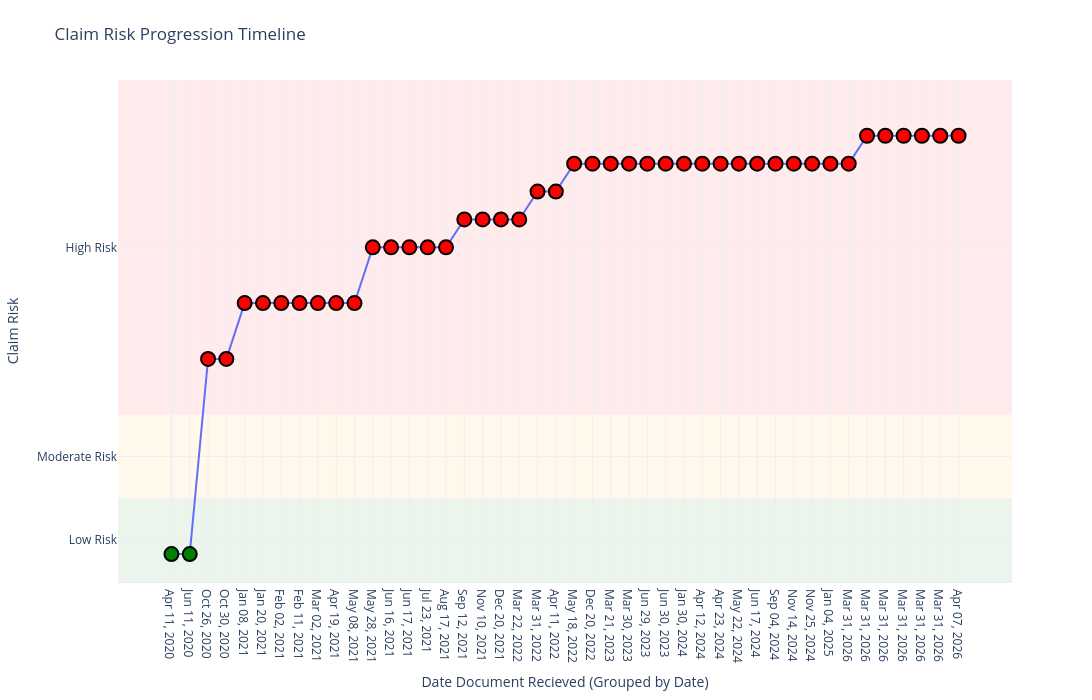

Here is the notebook cell this chart was saved with:
### Code cell
get_plot(final_results_2)

### Figure 1 — Plotly figure (JSON) as saved in the notebook; plotly's stock layout.template omitted (floating-point values rounded to 4 significant figures)
{"data": [{"customdata": [[[1086], [1088], [1161, 1165, 1101, 1112, 1100], [1082], [1080], [1122], [1084], [1079], [1103], [1105, 1099, 1129, 1098, 1108, 1097], [1211], [1223, 1126, 1220, 1229, 1237, 1113], [1095], [1125], [1232, 1123], [1081, 1134], [1150, 1096, 1157], [1121], [1087], [1118], [1109, 1092], [1091], [1114], [1111], [1117], [1127], [1078], [1083], [1124, 1238, 1130], [1119], [1115], [1145, 1147, 1089], [1178, 1167, 1093], [1110], [1106], [1168, 1090, 1163, 1159], [1166, 1170, 1172, 1175, 1180, 1085], [1102], [1107], [1116], [1120], [1128], [1131], [5997]]], "hovertemplate": "%{text}<extra></extra>", "line": {"width": 2}, "marker": {"color": ["green", "green", "red", "red", "red", "red", "red", "red", "red", "red", "red", "red", "red", "red", "red", "red", "red", "red", "red", "red", "red", "red", "red", "red", "red", "red", "red", "red", "red", "red", "red", "red", "red", "red", "red", "red", "red", "red", "red", "red", "red", "red", "red", "red"], "line": {"color": "black", "width": 2}, "size": 14}, "mode": "markers+lines", "text": ["<b>Date: 2020-04-11</b><br><br><a href='https://claimlens.empro.doclens.ai/claim-file/15/?dep=3&folder=5&defaultDoc=1086' target='_blank' style='text-decoration:underline;'><b>Document 1086</b></a><br>Claim Risk: <span style='color:green'><b>Low</b></span><br><b>No new Low signals</b><br><br>", "<b>Date: 2020-06-11</b><br><br><a href='https://claimlens.empro.doclens.ai/claim-file/15/?dep=3&folder=5&defaultDoc=1088' target='_blank' style='text-decoration:underline;'><b>Document 1088</b></a><br>Claim Risk: <span style='color:green'><b>Low</b></span><br><b>No new Low signals</b><br><br>", "<b>Date: 2020-10-26</b><br><br><b>Cumulative High Signals So Far: (1)</b><br><b>Damage</b>: <span style='color:red'>Brain Injury</span><br><br><a href='https://claimlens.empro.doclens.ai/claim-file/15/?dep=3&folder=5&defaultDoc=1161' target='_blank' style='text-decoration:underline;'><b>Document 1161</b></a><br>Claim Risk: <span style='color:red'><b>High</b></span><br><b>New High Risk Signals: (1)</b><br><b>Damage</b>: <span style='color:red'>Brain Injury</span><br><br><a href='https://claimlens.empro.doclens.ai/claim-file/15/?dep=3&folder=5&defaultDoc=1165' target='_blank' style='text-decoration:underline;'><b>Document 1165</b></a><br>Claim Risk: <span style='color:red'><b>High</b></span><br><b>No new High signals</b><br><br><a href='https://claimlens.empro.doclens.ai/claim-file/15/?dep=3&folder=5&defaultDoc=1101' target='_blank' style='text-decoration:underline;'><b>Document 1101</b></a><br>Claim Risk: <span style='color:red'><b>High</b></span><br><b>No new High signals</b><br><br><a href='https://claimlens.empro.doclens.ai/claim-file/15/?dep=3&folder=5&defaultDoc=1112' target='_blank' style='text-decoration:underline;'><b>Document 1112</b></a><br>Claim Risk: <span style='color:red'><b>High</b></span><br><b>No new High signals</b><br><br><a href='https://claimlens.empro.doclens.ai/claim-file/15/?dep=3&folder=5&defaultDoc=1100' target='_blank' style='text-decoration:underline;'><b>Document 1100</b></a><br>Claim Risk: <span style='color:red'><b>High</b></span><br><b>No new High signals</b><br><br>", "<b>Date: 2020-10-30</b><br><br><b>Cumulative High Signals So Far: (1)</b><br><b>Damage</b>: <span style='color:red'>Brain Injury</span><br><br><a href='https://claimlens.empro.doclens.ai/claim-file/15/?dep=3&folder=5&defaultDoc=1082' target='_blank' style='text-decoration:underline;'><b>Document 1082</b></a><br>Claim Risk: <span style='color:red'><b>High</b></span><br><b>No new High signals</b><br><br>", "<b>Date: 2021-01-08</b><br><br><b>Cumulative High Signals So Far: (1)</b><br><b>Damage</b>: <span style='color:red'>Brain Injury</span><br><br><a href='https://claimlens.empro.doclens.ai/claim-file/15/?dep=3&folder=5&defaultDoc=1080' target='_blank' style='text-decoration:underline;'><b>Document 1080</b></a><br>Claim Risk: <span style='color:red'><b>High</b></span><br><b>New High Risk Signals: (2)</b><br><b>Damage</b>: <span style='color:red'>Seizure, Ischemia</span><br><br>", "<b>Date: 2021-01-20</b><br><br><b>Cumulative High Signals So Far: (3)</b><br><b>Damage</b>: <span style='color:red'>Brain Injury, Seizure, Ischemia</span><br><br><a href='https://claimlens.empro.doclens.ai/claim-file/15/?dep=3&folder=5&defaultDoc=1122' target='_blank' style='text-decoration:underline;'><b>Document 1122</b></a><br>Claim Risk: <span style='color:red'><b>High</b></span><br><b>No new High signals</b><br><br>", "<b>Date: 2021-02-02</b><br><br><b>Cumulative High Signals So Far: (3)</b><br><b>Damage</b>: <span style='color:red'>Brain Injury, Seizure, Ischemia</span><br><br><a href='https://claimlens.empro.doclens.ai/claim-file/15/?dep=3&folder=5&defaultDoc=1084' target='_blank' style='text-decoration:underline;'><b>Document 1084</b></a><br>Claim Risk: <span style='color:red'><b>High</b></span><br><b>No new High signals</b><br><br>", "<b>Date: 2021-02-11</b><br><br><b>Cumulative High Signals So Far: (3)</b><br><b>Damage</b>: <span style='color:red'>Brain Injury, Seizure, Ischemia</span><br><br><a href='https://claimlens.empro.doclens.ai/claim-file/15/?dep=3&folder=5&defaultDoc=1079' target='_blank' style='text-decoration:underline;'><b>Document 1079</b></a><br>Claim Risk: <span style='color:red'><b>High</b></span><br><b>No new High signals</b><br><br>", "<b>Date: 2021-03-02</b><br><br><b>Cumulative High Signals So Far: (3)</b><br><b>Damage</b>: <span style='color:red'>Brain Injury, Seizure, Ischemia</span><br><br><a href='https://claimlens.empro.doclens.ai/claim-file/15/?dep=3&folder=5&defaultDoc=1103' target='_blank' style='text-decoration:underline;'><b>Document 1103</b></a><br>Claim Risk: <span style='color:red'><b>High</b></span><br><b>No new High signals</b><br><br>", "<b>Date: 2021-04-19</b><br><br><b>Cumulative High Signals So Far: (3)</b><br><b>Damage</b>: <span style='color:red'>Brain Injury, Seizure, Ischemia</span><br><br><a href='https://claimlens.empro.doclens.ai/claim-file/15/?dep=3&folder=5&defaultDoc=1105' target='_blank' style='text-decoration:underline;'><b>Document 1105</b></a><br>Claim Risk: <span style='color:red'><b>High</b></span><br><b>No new High signals</b><br><br><a href='https://claimlens.empro.doclens.ai/claim-file/15/?dep=3&folder=5&defaultDoc=1099' target='_blank' style='text-decoration:underline;'><b>Document 1099</b></a><br>Claim Risk: <span style='color:red'><b>High</b></span><br><b>No new High signals</b><br><br><a href='https://claimlens.empro.doclens.ai/claim-file/15/?dep=3&folder=5&defaultDoc=1129' target='_blank' style='text-decoration:underline;'><b>Document 1129</b></a><br>Claim Risk: <span style='color:red'><b>High</b></span><br><b>No new High signals</b><br><br><a href='https://claimlens.empro.doclens.ai/claim-file/15/?dep=3&folder=5&defaultDoc=1098' target='_blank' style='text-decoration:underline;'><b>Document 1098</b></a><br>Claim Risk: <span style='color:red'><b>High</b></span><br><b>No new High signals</b><br><br><a href='https://claimlens.empro.doclens.ai/claim-file/15/?dep=3&folder=5&defaultDoc=1108' target='_blank' style='text-decoration:underline;'><b>Document 1108</b></a><br>Claim Risk: <span style='color:red'><b>High</b></span><br><b>No new High signals</b><br><br><a href='https://claimlens.empro.doclens.ai/claim-file/15/?dep=3&folder=5&defaultDoc=1097' target='_blank' style='text-decoration:underline;'><b>Document 1097</b></a><br>Claim Risk: <span style='color:red'><b>High</b></span><br><b>No new High signals</b><br><br>", "<b>Date: 2021-05-08</b><br><br><b>Cumulative High Signals So Far: (3)</b><br><b>Damage</b>: <span style='color:red'>Brain Injury, Seizure, Ischemia</span><br><br><a href='https://claimlens.empro.doclens.ai/claim-file/15/?dep=3&folder=5&defaultDoc=1211' target='_blank' style='text-decoration:underline;'><b>Document 1211</b></a><br>Claim Risk: <span style='color:red'><b>High</b></span><br><b>No new High signals</b><br><br>", "<b>Date: 2021-05-28</b><br><br><b>Cumulative High Signals So Far: (5)</b><br><b>Damage</b>: <span style='color:red'>Ischemia, Impaired, Brain Injury, Brain Damage, Seizure</span><br><br><a href='https://claimlens.empro.doclens.ai/claim-file/15/?dep=3&folder=5&defaultDoc=1223' target='_blank' style='text-decoration:underline;'><b>Document 1223</b></a><br>Claim Risk: <span style='color:red'><b>High</b></span><br><b>New High Risk Signals: (2)</b><br><b>Damage</b>: <span style='color:red'>Impaired, Brain Damage</span><br><br><a href='https://claimlens.empro.doclens.ai/claim-file/15/?dep=3&folder=5&defaultDoc=1126' target='_blank' style='text-decoration:underline;'><b>Document 1126</b></a><br>Claim Risk: <span style='color:red'><b>High</b></span><br><b>No new High signals</b><br><br><a href='https://claimlens.empro.doclens.ai/claim-file/15/?dep=3&folder=5&defaultDoc=1220' target='_blank' style='text-decoration:underline;'><b>Document 1220</b></a><br>Claim Risk: <span style='color:red'><b>High</b></span><br><b>No new High signals</b><br><br><a href='https://claimlens.empro.doclens.ai/claim-file/15/?dep=3&folder=5&defaultDoc=1229' target='_blank' style='text-decoration:underline;'><b>Document 1229</b></a><br>Claim Risk: <span style='color:red'><b>High</b></span><br><b>No new High signals</b><br><br><a href='https://claimlens.empro.doclens.ai/claim-file/15/?dep=3&folder=5&defaultDoc=1237' target='_blank' style='text-decoration:underline;'><b>Document 1237</b></a><br>Claim Risk: <span style='color:red'><b>High</b></span><br><b>No new High signals</b><br><br><a href='https://claimlens.empro.doclens.ai/claim-file/15/?dep=3&folder=5&defaultDoc=1113' target='_blank' style='text-decoration:underline;'><b>Document 1113</b></a><br>Claim Risk: <span style='color:red'><b>High</b></span><br><b>No new High signals</b><br><br>", "<b>Date: 2021-06-16</b><br><br><b>Cumulative High Signals So Far: (5)</b><br><b>Damage</b>: <span style='color:red'>Ischemia, Impaired, Brain Injury, Brain Damage, Seizure</span><br><br><a href='https://claimlens.empro.doclens.ai/claim-file/15/?dep=3&folder=5&defaultDoc=1095' target='_blank' style='text-decoration:underline;'><b>Document 1095</b></a><br>Claim Risk: <span style='color:red'><b>High</b></span><br><b>No new High signals</b><br><br>", "<b>Date: 2021-06-17</b><br><br><b>Cumulative High Signals So Far: (5)</b><br><b>Damage</b>: <span style='color:red'>Ischemia, Impaired, Brain Injury, Brain Damage, Seizure</span><br><br><a href='https://claimlens.empro.doclens.ai/claim-file/15/?dep=3&folder=5&defaultDoc=1125' target='_blank' style='text-decoration:underline;'><b>Document 1125</b></a><br>Claim Risk: <span style='color:red'><b>High</b></span><br><b>No new High signals</b><br><br>", "<b>Date: 2021-07-23</b><br><br><b>Cumulative High Signals So Far: (5)</b><br><b>Damage</b>: <span style='color:red'>Ischemia, Impaired, Brain Injury, Brain Damage, Seizure</span><br><br><a href='https://claimlens.empro.doclens.ai/claim-file/15/?dep=3&folder=5&defaultDoc=1232' target='_blank' style='text-decoration:underline;'><b>Document 1232</b></a><br>Claim Risk: <span style='color:red'><b>High</b></span><br><b>No new High signals</b><br><br><a href='https://claimlens.empro.doclens.ai/claim-file/15/?dep=3&folder=5&defaultDoc=1123' target='_blank' style='text-decoration:underline;'><b>Document 1123</b></a><br>Claim Risk: <span style='color:red'><b>High</b></span><br><b>No new High signals</b><br><br>", "<b>Date: 2021-08-17</b><br><br><b>Cumulative High Signals So Far: (5)</b><br><b>Damage</b>: <span style='color:red'>Ischemia, Impaired, Brain Injury, Brain Damage, Seizure</span><br><br><a href='https://claimlens.empro.doclens.ai/claim-file/15/?dep=3&folder=5&defaultDoc=1081' target='_blank' style='text-decoration:underline;'><b>Document 1081</b></a><br>Claim Risk: <span style='color:red'><b>High</b></span><br><b>No new High signals</b><br><br><a href='https://claimlens.empro.doclens.ai/claim-file/15/?dep=3&folder=5&defaultDoc=1134' target='_blank' style='text-decoration:underline;'><b>Document 1134</b></a><br>Claim Risk: <span style='color:red'><b>High</b></span><br><b>No new High signals</b><br><br>", "<b>Date: 2021-09-12</b><br><br><b>Cumulative High Signals So Far: (6)</b><br><b>Other</b>: <span style='color:red'>Affidavit</span><br><b>Damage</b>: <span style='color:red'>Ischemia, Impaired, Brain Injury, Brain Damage, Seizure</span><br><br><a href='https://claimlens.empro.doclens.ai/claim-file/15/?dep=3&folder=5&defaultDoc=1150' target='_blank' style='text-decoration:underline;'><b>Document 1150</b></a><br>Claim Risk: <span style='color:red'><b>High</b></span><br><b>New High Risk Signals: (1)</b><br><b>Other</b>: <span style='color:red'>Affidavit</span><br><br><a href='https://claimlens.empro.doclens.ai/claim-file/15/?dep=3&folder=5&defaultDoc=1096' target='_blank' style='text-decoration:underline;'><b>Document 1096</b></a><br>Claim Risk: <span style='color:red'><b>High</b></span><br><b>No new High signals</b><br><br><a href='https://claimlens.empro.doclens.ai/claim-file/15/?dep=3&folder=5&defaultDoc=1157' target='_blank' style='text-decoration:underline;'><b>Document 1157</b></a><br>Claim Risk: <span style='color:red'><b>High</b></span><br><b>No new High signals</b><br><br>", "<b>Date: 2021-11-10</b><br><br><b>Cumulative High Signals So Far: (6)</b><br><b>Other</b>: <span style='color:red'>Affidavit</span><br><b>Damage</b>: <span style='color:red'>Ischemia, Impaired, Brain Injury, Brain Damage, Seizure</span><br><br><a href='https://claimlens.empro.doclens.ai/claim-file/15/?dep=3&folder=5&defaultDoc=1121' target='_blank' style='text-decoration:underline;'><b>Document 1121</b></a><br>Claim Risk: <span style='color:red'><b>High</b></span><br><b>No new High signals</b><br><br>", "<b>Date: 2021-12-20</b><br><br><b>Cumulative High Signals So Far: (6)</b><br><b>Other</b>: <span style='color:red'>Affidavit</span><br><b>Damage</b>: <span style='color:red'>Ischemia, Impaired, Brain Injury, Brain Damage, Seizure</span><br><br><a href='https://claimlens.empro.doclens.ai/claim-file/15/?dep=3&folder=5&defaultDoc=1087' target='_blank' style='text-decoration:underline;'><b>Document 1087</b></a><br>Claim Risk: <span style='color:red'><b>High</b></span><br><b>No new High signals</b><br><br>", "<b>Date: 2022-03-22</b><br><br><b>Cumulative High Signals So Far: (6)</b><br><b>Other</b>: <span style='color:red'>Affidavit</span><br><b>Damage</b>: <span style='color:red'>Ischemia, Impaired, Brain Injury, Brain Damage, Seizure</span><br><br><a href='https://claimlens.empro.doclens.ai/claim-file/15/?dep=3&folder=5&defaultDoc=1118' target='_blank' style='text-decoration:underline;'><b>Document 1118</b></a><br>Claim Risk: <span style='color:red'><b>High</b></span><br><b>No new High signals</b><br><br>", "<b>Date: 2022-03-31</b><br><br><b>Cumulative High Signals So Far: (6)</b><br><b>Other</b>: <span style='color:red'>Affidavit</span><br><b>Damage</b>: <span style='color:red'>Ischemia, Impaired, Brain Injury, Brain Damage, Seizure</span><br><br><a href='https://claimlens.empro.doclens.ai/claim-file/15/?dep=3&folder=5&defaultDoc=1109' target='_blank' style='text-decoration:underline;'><b>Document 1109</b></a><br>Claim Risk: <span style='color:red'><b>High</b></span><br><b>No new High signals</b><br><br><a href='https://claimlens.empro.doclens.ai/claim-file/15/?dep=3&folder=5&defaultDoc=1092' target='_blank' style='text-decoration:underline;'><b>Document 1092</b></a><br>Claim Risk: <span style='color:red'><b>High</b></span><br><b>New High Risk Signals: (1)</b><br><b>Damage</b>: <span style='color:red'>Hemiparesis</span><br><br>", "<b>Date: 2022-04-11</b><br><br><b>Cumulative High Signals So Far: (7)</b><br><b>Other</b>: <span style='color:red'>Affidavit</span><br><b>Damage</b>: <span style='color:red'>Ischemia, Impaired, Brain Injury, Brain Damage, Hemiparesis, Seizure</span><br><br><a href='https://claimlens.empro.doclens.ai/claim-file/15/?dep=3&folder=5&defaultDoc=1091' target='_blank' style='text-decoration:underline;'><b>Document 1091</b></a><br>Claim Risk: <span style='color:red'><b>High</b></span><br><b>No new High signals</b><br><br>", "<b>Date: 2022-05-18</b><br><br><b>Cumulative High Signals So Far: (7)</b><br><b>Other</b>: <span style='color:red'>Affidavit</span><br><b>Damage</b>: <span style='color:red'>Ischemia, Impaired, Brain Injury, Brain Damage, Hemiparesis, Seizure</span><br><br><a href='https://claimlens.empro.doclens.ai/claim-file/15/?dep=3&folder=5&defaultDoc=1114' target='_blank' style='text-decoration:underline;'><b>Document 1114</b></a><br>Claim Risk: <span style='color:red'><b>High</b></span><br><b>New High Risk Signals: (1)</b><br><b>Damage</b>: <span style='color:red'>Sepsis</span><br><br>", "<b>Date: 2022-12-20</b><br><br><b>Cumulative High Signals So Far: (8)</b><br><b>Other</b>: <span style='color:red'>Affidavit</span><br><b>Damage</b>: <span style='color:red'>Ischemia, Impaired, Sepsis, Brain Injury, Brain Damage, Hemiparesis, Seizure</span><br><br><a href='https://claimlens.empro.doclens.ai/claim-file/15/?dep=3&folder=5&defaultDoc=1111' target='_blank' style='text-decoration:underline;'><b>Document 1111</b></a><br>Claim Risk: <span style='color:red'><b>High</b></span><br><b>No new High signals</b><br><br>", "<b>Date: 2023-03-21</b><br><br><b>Cumulative High Signals So Far: (8)</b><br><b>Other</b>: <span style='color:red'>Affidavit</span><br><b>Damage</b>: <span style='color:red'>Ischemia, Impaired, Sepsis, Brain Injury, Brain Damage, Hemiparesis, Seizure</span><br><br><a href='https://claimlens.empro.doclens.ai/claim-file/15/?dep=3&folder=5&defaultDoc=1117' target='_blank' style='text-decoration:underline;'><b>Document 1117</b></a><br>Claim Risk: <span style='color:red'><b>High</b></span><br><b>No new High signals</b><br><br>", "<b>Date: 2023-03-30</b><br><br><b>Cumulative High Signals So Far: (8)</b><br><b>Other</b>: <span style='color:red'>Affidavit</span><br><b>Damage</b>: <span style='color:red'>Ischemia, Impaired, Sepsis, Brain Injury, Brain Damage, Hemiparesis, Seizure</span><br><br><a href='https://claimlens.empro.doclens.ai/claim-file/15/?dep=3&folder=5&defaultDoc=1127' target='_blank' style='text-decoration:underline;'><b>Document 1127</b></a><br>Claim Risk: <span style='color:red'><b>High</b></span><br><b>No new High signals</b><br><br>", "<b>Date: 2023-06-29</b><br><br><b>Cumulative High Signals So Far: (8)</b><br><b>Other</b>: <span style='color:red'>Affidavit</span><br><b>Damage</b>: <span style='color:red'>Ischemia, Impaired, Sepsis, Brain Injury, Brain Damage, Hemiparesis, Seizure</span><br><br><a href='https://claimlens.empro.doclens.ai/claim-file/15/?dep=3&folder=5&defaultDoc=1078' target='_blank' style='text-decoration:underline;'><b>Document 1078</b></a><br>Claim Risk: <span style='color:red'><b>High</b></span><br><b>No new High signals</b><br><br>", "<b>Date: 2023-06-30</b><br><br><b>Cumulative High Signals So Far: (8)</b><br><b>Other</b>: <span style='color:red'>Affidavit</span><br><b>Damage</b>: <span style='color:red'>Ischemia, Impaired, Sepsis, Brain Injury, Brain Damage, Hemiparesis, Seizure</span><br><br><a href='https://claimlens.empro.doclens.ai/claim-file/15/?dep=3&folder=5&defaultDoc=1083' target='_blank' style='text-decoration:underline;'><b>Document 1083</b></a><br>Claim Risk: <span style='color:red'><b>High</b></span><br><b>No new High signals</b><br><br>", "<b>Date: 2024-01-30</b><br><br><b>Cumulative High Signals So Far: (8)</b><br><b>Other</b>: <span style='color:red'>Affidavit</span><br><b>Damage</b>: <span style='color:red'>Ischemia, Impaired, Sepsis, Brain Injury, Brain Damage, Hemiparesis, Seizure</span><br><br><a href='https://claimlens.empro.doclens.ai/claim-file/15/?dep=3&folder=5&defaultDoc=1124' target='_blank' style='text-decoration:underline;'><b>Document 1124</b></a><br>Claim Risk: <span style='color:red'><b>High</b></span><br><b>No new High signals</b><br><br><a href='https://claimlens.empro.doclens.ai/claim-file/15/?dep=3&folder=5&defaultDoc=1238' target='_blank' style='text-decoration:underline;'><b>Document 1238</b></a><br>Claim Risk: <span style='color:red'><b>High</b></span><br><b>No new High signals</b><br><br><a href='https://claimlens.empro.doclens.ai/claim-file/15/?dep=3&folder=5&defaultDoc=1130' target='_blank' style='text-decoration:underline;'><b>Document 1130</b></a><br>Claim Risk: <span style='color:red'><b>High</b></span><br><b>No new High signals</b><br><br>", "<b>Date: 2024-04-12</b><br><br><b>Cumulative High Signals So Far: (8)</b><br><b>Other</b>: <span style='color:red'>Affidavit</span><br><b>Damage</b>: <span style='color:red'>Ischemia, Impaired, Sepsis, Brain Injury, Brain Damage, Hemiparesis, Seizure</span><br><br><a href='https://claimlens.empro.doclens.ai/claim-file/15/?dep=3&folder=5&defaultDoc=1119' target='_blank' style='text-decoration:underline;'><b>Document 1119</b></a><br>Claim Risk: <span style='color:red'><b>High</b></span><br><b>No new High signals</b><br><br>", "<b>Date: 2024-04-23</b><br><br><b>Cumulative High Signals So Far: (8)</b><br><b>Other</b>: <span style='color:red'>Affidavit</span><br><b>Damage</b>: <span style='color:red'>Ischemia, Impaired, Sepsis, Brain Injury, Brain Damage, Hemiparesis, Seizure</span><br><br><a href='https://claimlens.empro.doclens.ai/claim-file/15/?dep=3&folder=5&defaultDoc=1115' target='_blank' style='text-decoration:underline;'><b>Document 1115</b></a><br>Claim Risk: <span style='color:red'><b>High</b></span><br><b>No new High signals</b><br><br>", "<b>Date: 2024-05-22</b><br><br><b>Cumulative High Signals So Far: (8)</b><br><b>Other</b>: <span style='color:red'>Affidavit</span><br><b>Damage</b>: <span style='color:red'>Ischemia, Impaired, Sepsis, Brain Injury, Brain Damage, Hemiparesis, Seizure</span><br><br><a href='https://claimlens.empro.doclens.ai/claim-file/15/?dep=3&folder=5&defaultDoc=1145' target='_blank' style='text-decoration:underline;'><b>Document 1145</b></a><br>Claim Risk: <span style='color:red'><b>High</b></span><br><b>No new High signals</b><br><br><a href='https://claimlens.empro.doclens.ai/claim-file/15/?dep=3&folder=5&defaultDoc=1147' target='_blank' style='text-decoration:underline;'><b>Document 1147</b></a><br>Claim Risk: <span style='color:red'><b>High</b></span><br><b>No new High signals</b><br><br><a href='https://claimlens.empro.doclens.ai/claim-file/15/?dep=3&folder=5&defaultDoc=1089' target='_blank' style='text-decoration:underline;'><b>Document 1089</b></a><br>Claim Risk: <span style='color:red'><b>High</b></span><br><b>No new High signals</b><br><br>", "<b>Date: 2024-06-17</b><br><br><b>Cumulative High Signals So Far: (8)</b><br><b>Other</b>: <span style='color:red'>Affidavit</span><br><b>Damage</b>: <span style='color:red'>Ischemia, Impaired, Sepsis, Brain Injury, Brain Damage, Hemiparesis, Seizure</span><br><br><a href='https://claimlens.empro.doclens.ai/claim-file/15/?dep=3&folder=5&defaultDoc=1178' target='_blank' style='text-decoration:underline;'><b>Document 1178</b></a><br>Claim Risk: <span style='color:red'><b>High</b></span><br><b>No new High signals</b><br><br><a href='https://claimlens.empro.doclens.ai/claim-file/15/?dep=3&folder=5&defaultDoc=1167' target='_blank' style='text-decoration:underline;'><b>Document 1167</b></a><br>Claim Risk: <span style='color:red'><b>High</b></span><br><b>No new High signals</b><br><br><a href='https://claimlens.empro.doclens.ai/claim-file/15/?dep=3&folder=5&defaultDoc=1093' target='_blank' style='text-decoration:underline;'><b>Document 1093</b></a><br>Claim Risk: <span style='color:red'><b>High</b></span><br><b>No new High signals</b><br><br>", "<b>Date: 2024-09-04</b><br><br><b>Cumulative High Signals So Far: (8)</b><br><b>Other</b>: <span style='color:red'>Affidavit</span><br><b>Damage</b>: <span style='color:red'>Ischemia, Impaired, Sepsis, Brain Injury, Brain Damage, Hemiparesis, Seizure</span><br><br><a href='https://claimlens.empro.doclens.ai/claim-file/15/?dep=3&folder=5&defaultDoc=1110' target='_blank' style='text-decoration:underline;'><b>Document 1110</b></a><br>Claim Risk: <span style='color:red'><b>High</b></span><br><b>No new High signals</b><br><br>", "<b>Date: 2024-11-14</b><br><br><b>Cumulative High Signals So Far: (8)</b><br><b>Other</b>: <span style='color:red'>Affidavit</span><br><b>Damage</b>: <span style='color:red'>Ischemia, Impaired, Sepsis, Brain Injury, Brain Damage, Hemiparesis, Seizure</span><br><br><a href='https://claimlens.empro.doclens.ai/claim-file/15/?dep=3&folder=5&defaultDoc=1106' target='_blank' style='text-decoration:underline;'><b>Document 1106</b></a><br>Claim Risk: <span style='color:red'><b>High</b></span><br><b>No new High signals</b><br><br>", "<b>Date: 2024-11-25</b><br><br><b>Cumulative High Signals So Far: (8)</b><br><b>Other</b>: <span style='color:red'>Affidavit</span><br><b>Damage</b>: <span style='color:red'>Ischemia, Impaired, Sepsis, Brain Injury, Brain Damage, Hemiparesis, Seizure</span><br><br><a href='https://claimlens.empro.doclens.ai/claim-file/15/?dep=3&folder=5&defaultDoc=1168' target='_blank' style='text-decoration:underline;'><b>Document 1168</b></a><br>Claim Risk: <span style='color:red'><b>High</b></span><br><b>No new High signals</b><br><br><a href='https://claimlens.empro.doclens.ai/claim-file/15/?dep=3&folder=5&defaultDoc=1090' target='_blank' style='text-decoration:underline;'><b>Document 1090</b></a><br>Claim Risk: <span style='color:red'><b>High</b></span><br><b>No new High signals</b><br><br><a href='https://claimlens.empro.doclens.ai/claim-file/15/?dep=3&folder=5&defaultDoc=1163' target='_blank' style='text-decoration:underline;'><b>Document 1163</b></a><br>Claim Risk: <span style='color:red'><b>High</b></span><br><b>No new High signals</b><br><br><a href='https://claimlens.empro.doclens.ai/claim-file/15/?dep=3&folder=5&defaultDoc=1159' target='_blank' style='text-decoration:underline;'><b>Document 1159</b></a><br>Claim Risk: <span style='color:red'><b>High</b></span><br><b>No new High signals</b><br><br>", "<b>Date: 2025-01-04</b><br><br><b>Cumulative High Signals So Far: (8)</b><br><b>Other</b>: <span style='color:red'>Affidavit</span><br><b>Damage</b>: <span style='color:red'>Ischemia, Impaired, Sepsis, Brain Injury, Brain Damage, Hemiparesis, Seizure</span><br><br><a href='https://claimlens.empro.doclens.ai/claim-file/15/?dep=3&folder=5&defaultDoc=1166' target='_blank' style='text-decoration:underline;'><b>Document 1166</b></a><br>Claim Risk: <span style='color:red'><b>High</b></span><br><b>No new High signals</b><br><br><a href='https://claimlens.empro.doclens.ai/claim-file/15/?dep=3&folder=5&defaultDoc=1170' target='_blank' style='text-decoration:underline;'><b>Document 1170</b></a><br>Claim Risk: <span style='color:red'><b>High</b></span><br><b>No new High signals</b><br><br><a href='https://claimlens.empro.doclens.ai/claim-file/15/?dep=3&folder=5&defaultDoc=1172' target='_blank' style='text-decoration:underline;'><b>Document 1172</b></a><br>Claim Risk: <span style='color:red'><b>High</b></span><br><b>No new High signals</b><br><br><a href='https://claimlens.empro.doclens.ai/claim-file/15/?dep=3&folder=5&defaultDoc=1175' target='_blank' style='text-decoration:underline;'><b>Document 1175</b></a><br>Claim Risk: <span style='color:red'><b>High</b></span><br><b>No new High signals</b><br><br><a href='https://claimlens.empro.doclens.ai/claim-file/15/?dep=3&folder=5&defaultDoc=1180' target='_blank' style='text-decoration:underline;'><b>Document 1180</b></a><br>Claim Risk: <span style='color:red'><b>High</b></span><br><b>No new High signals</b><br><br><a href='https://claimlens.empro.doclens.ai/claim-file/15/?dep=3&folder=5&defaultDoc=1085' target='_blank' style='text-decoration:underline;'><b>Document 1085</b></a><br>Claim Risk: <span style='color:red'><b>High</b></span><br><b>No new High signals</b><br><br>", "<b>Date: 2026-03-31</b><br><br><b>Cumulative High Signals So Far: (8)</b><br><b>Other</b>: <span style='color:red'>Affidavit</span><br><b>Damage</b>: <span style='color:red'>Ischemia, Impaired, Sepsis, Brain Injury, Brain Damage, Hemiparesis, Seizure</span><br><br><a href='https://claimlens.empro.doclens.ai/claim-file/15/?dep=3&folder=5&defaultDoc=1102' target='_blank' style='text-decoration:underline;'><b>Document 1102</b></a><br>Claim Risk: <span style='color:red'><b>High</b></span><br><b>No new High signals</b><br><br>", "<b>Date: 2026-03-31</b><br><br><b>Cumulative High Signals So Far: (8)</b><br><b>Other</b>: <span style='color:red'>Affidavit</span><br><b>Damage</b>: <span style='color:red'>Ischemia, Impaired, Sepsis, Brain Injury, Brain Damage, Hemiparesis, Seizure</span><br><br><a href='https://claimlens.empro.doclens.ai/claim-file/15/?dep=3&folder=5&defaultDoc=1107' target='_blank' style='text-decoration:underline;'><b>Document 1107</b></a><br>Claim Risk: <span style='color:red'><b>High</b></span><br><b>New High Risk Signals: (1)</b><br><b>Other</b>: <span style='color:red'>Settlement demand</span><br><br>", "<b>Date: 2026-03-31</b><br><br><b>Cumulative High Signals So Far: (9)</b><br><b>Other</b>: <span style='color:red'>Settlement demand, Affidavit</span><br><b>Damage</b>: <span style='color:red'>Ischemia, Impaired, Sepsis, Brain Injury, Brain Damage, Hemiparesis, Seizure</span><br><br><a href='https://claimlens.empro.doclens.ai/claim-file/15/?dep=3&folder=5&defaultDoc=1116' target='_blank' style='text-decoration:underline;'><b>Document 1116</b></a><br>Claim Risk: <span style='color:red'><b>High</b></span><br><b>No new High signals</b><br><br>", "<b>Date: 2026-03-31</b><br><br><b>Cumulative High Signals So Far: (9)</b><br><b>Other</b>: <span style='color:red'>Settlement demand, Affidavit</span><br><b>Damage</b>: <span style='color:red'>Ischemia, Impaired, Sepsis, Brain Injury, Brain Damage, Hemiparesis, Seizure</span><br><br><a href='https://claimlens.empro.doclens.ai/claim-file/15/?dep=3&folder=5&defaultDoc=1120' target='_blank' style='text-decoration:underline;'><b>Document 1120</b></a><br>Claim Risk: <span style='color:red'><b>High</b></span><br><b>No new High signals</b><br><br>", "<b>Date: 2026-03-31</b><br><br><b>Cumulative High Signals So Far: (9)</b><br><b>Other</b>: <span style='color:red'>Settlement demand, Affidavit</span><br><b>Damage</b>: <span style='color:red'>Ischemia, Impaired, Sepsis, Brain Injury, Brain Damage, Hemiparesis, Seizure</span><br><br><a href='https://claimlens.empro.doclens.ai/claim-file/15/?dep=3&folder=5&defaultDoc=1128' target='_blank' style='text-decoration:underline;'><b>Document 1128</b></a><br>Claim Risk: <span style='color:red'><b>High</b></span><br><b>No new High signals</b><br><br>", "<b>Date: 2026-03-31</b><br><br><b>Cumulative High Signals So Far: (9)</b><br><b>Other</b>: <span style='color:red'>Settlement demand, Affidavit</span><br><b>Damage</b>: <span style='color:red'>Ischemia, Impaired, Sepsis, Brain Injury, Brain Damage, Hemiparesis, Seizure</span><br><br><a href='https://claimlens.empro.doclens.ai/claim-file/15/?dep=3&folder=5&defaultDoc=1131' target='_blank' style='text-decoration:underline;'><b>Document 1131</b></a><br>Claim Risk: <span style='color:red'><b>High</b></span><br><b>No new High signals</b><br><br>", "<b>Date: 2026-04-07</b><br><br><b>Cumulative High Signals So Far: (9)</b><br><b>Other</b>: <span style='color:red'>Settlement demand, Affidavit</span><br><b>Damage</b>: <span style='color:red'>Ischemia, Impaired, Sepsis, Brain Injury, Brain Damage, Hemiparesis, Seizure</span><br><br><a href='https://claimlens.empro.doclens.ai/claim-file/15/?dep=3&folder=5&defaultDoc=5997' target='_blank' style='text-decoration:underline;'><b>Document 5997</b></a><br>Claim Risk: <span style='color:red'><b>High</b></span><br><b>No new High signals</b><br><br>"], "type": "scatter", "x": [0, 1, 2, 3, 4, 5, 6, 7, 8, 9, 10, 11, 12, 13, 14, 15, 16, 17, 18, 19, 20, 21, 22, 23, 24, 25, 26, 27, 28, 29, 30, 31, 32, 33, 34, 35, 36, 37, 38, 39, 40, 41, 42, 43], "y": [1, 1, 8, 8, 10, 10, 10, 10, 10, 10, 10, 12, 12, 12, 12, 12, 13, 13, 13, 13, 14, 14, 15, 15, 15, 15, 15, 15, 15, 15, 15, 15, 15, 15, 15, 15, 15, 15, 16, 16, 16, 16, 16, 16]}], "layout": {"height": 700, "hoverlabel": {"align": "left", "bgcolor": "white", "bordercolor": "lightgrey", "font": {"color": "black", "family": "Arial", "size": 13}}, "hovermode": "closest", "margin": {"b": 80, "t": 80}, "shapes": [{"fillcolor": "green", "layer": "below", "line": {"width": 0}, "opacity": 0.08, "type": "rect", "x0": 0, "x1": 1, "xref": "paper", "y0": 0, "y1": 3, "yref": "y"}, {"fillcolor": "orange", "layer": "below", "line": {"width": 0}, "opacity": 0.08, "type": "rect", "x0": 0, "x1": 1, "xref": "paper", "y0": 3, "y1": 6, "yref": "y"}, {"fillcolor": "red", "layer": "below", "line": {"width": 0}, "opacity": 0.08, "type": "rect", "x0": 0, "x1": 1, "xref": "paper", "y0": 6, "y1": 18, "yref": "y"}], "title": {"text": "Claim Risk Progression Timeline"}, "width": 1200, "xaxis": {"ticktext": ["Apr 11, 2020", "Jun 11, 2020", "Oct 26, 2020", "Oct 30, 2020", "Jan 08, 2021", "Jan 20, 2021", "Feb 02, 2021", "Feb 11, 2021", "Mar 02, 2021", "Apr 19, 2021", "May 08, 2021", "May 28, 2021", "Jun 16, 2021", "Jun 17, 2021", "Jul 23, 2021", "Aug 17, 2021", "Sep 12, 2021", "Nov 10, 2021", "Dec 20, 2021", "Mar 22, 2022", "Mar 31, 2022", "Apr 11, 2022", "May 18, 2022", "Dec 20, 2022", "Mar 21, 2023", "Mar 30, 2023", "Jun 29, 2023", "Jun 30, 2023", "Jan 30, 2024", "Apr 12, 2024", "Apr 23, 2024", "May 22, 2024", "Jun 17, 2024", "Sep 04, 2024", "Nov 14, 2024", "Nov 25, 2024", "Jan 04, 2025", "Mar 31, 2026", "Mar 31, 2026", "Mar 31, 2026", "Mar 31, 2026", "Mar 31, 2026", "Mar 31, 2026", "Apr 07, 2026"], "tickvals": [0, 1, 2, 3, 4, 5, 6, 7, 8, 9, 10, 11, 12, 13, 14, 15, 16, 17, 18, 19, 20, 21, 22, 23, 24, 25, 26, 27, 28, 29, 30, 31, 32, 33, 34, 35, 36, 37, 38, 39, 40, 41, 42, 43], "title": {"text": "Date Document Recieved (Grouped by Date)"}}, "yaxis": {"range": [0, 18], "ticktext": ["Low Risk", "Moderate Risk", "High Risk"], "tickvals": [1.5, 4.5, 12], "title": {"text": "Claim Risk"}}}}
